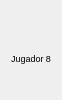
             <widget class="QWidget" name="wd_j8" native="true">
              <property name="sizePolicy">
               <sizepolicy hsizetype="Fixed" vsizetype="Preferred">
                <horstretch>0</horstretch>
                <verstretch>0</verstretch>
               </sizepolicy>
              </property>
              <property name="maximumSize">
               <size>
                <width>60</width>
                <height>16777215</height>
               </size>
              </property>
              <layout class="QVBoxLayout" name="verticalLayout_16">
               <property name="spacing">
                <number>0</number>
               </property>
               <item>
                <layout class="QVBoxLayout" name="ly_j8">
                 <property name="spacing">
                  <number>0</number>
                 </property>
                 <item alignment="Qt::AlignHCenter|Qt::AlignVCenter">
                  <widget class="QLabel" name="icon_j8">
                   <property name="sizePolicy">
                    <sizepolicy hsizetype="Fixed" vsizetype="Fixed">
                     <horstretch>0</horstretch>
                     <verstretch>0</verstretch>
                    </sizepolicy>
                   </property>
                   <property name="maximumSize">
                    <size>
                     <width>30</width>
                     <height>30</height>
                    </size>
                   </property>
                   <property name="text">
                    <string/>
                   </property>
                   <property name="pixmap">
                    <pixmap>../OneDrive/Escritorio/TF_POO_LOS_8_ESCALONES/vista/img/icono_verde.png</pixmap>
                   </property>
                   <property name="scaledContents">
                    <bool>true</bool>
                   </property>
                  </widget>
                 </item>
                 <item alignment="Qt::AlignHCenter|Qt::AlignVCenter">
                  <widget class="QLabel" name="nombre_j8">
                   <property name="maximumSize">
                    <size>
                     <width>16777215</width>
                     <height>14</height>
                    </size>
                   </property>
                   <property name="font">
                    <font>
                     <pointsize>7</pointsize>
                    </font>
                   </property>
                   <property name="text">
                    <string>Jugador 8</string>
                   </property>
                  </widget>
                 </item>
                 <item>
                  <layout class="QHBoxLayout" name="ly_rondas_j8">
                   <item>
                    <widget class="QLabel" name="r1_j8">
                     <property name="sizePolicy">
                      <sizepolicy hsizetype="Fixed" vsizetype="Fixed">
                       <horstretch>0</horstretch>
                       <verstretch>0</verstretch>
                      </sizepolicy>
                     </property>
                     <property name="maximumSize">
                      <size>
                       <width>15</width>
                       <height>15</height>
                      </size>
                     </property>
                     <property name="text">
                      <string/>
                     </property>
                     <property name="pixmap">
                      <pixmap>../OneDrive/Escritorio/TF_POO_LOS_8_ESCALONES/vista/img/vacio.png</pixmap>
                     </property>
                     <property name="scaledContents">
                      <bool>true</bool>
                     </property>
                    </widget>
                   </item>
                   <item>
                    <widget class="QLabel" name="r2_j8">
                     <property name="sizePolicy">
                      <sizepolicy hsizetype="Fixed" vsizetype="Fixed">
                       <horstretch>0</horstretch>
                       <verstretch>0</verstretch>
                      </sizepolicy>
                     </property>
                     <property name="maximumSize">
                      <size>
                       <width>15</width>
                       <height>15</height>
                      </size>
                     </property>
                     <property name="text">
                      <string/>
                     </property>
                     <property name="pixmap">
                      <pixmap>../OneDrive/Escritorio/TF_POO_LOS_8_ESCALONES/vista/img/vacio.png</pixmap>
                     </property>
                     <property name="scaledContents">
                      <bool>true</bool>
                     </property>
                    </widget>
                   </item>
                  </layout>
                 </item>
                </layout>
               </item>
              </layout>
             </widget>
